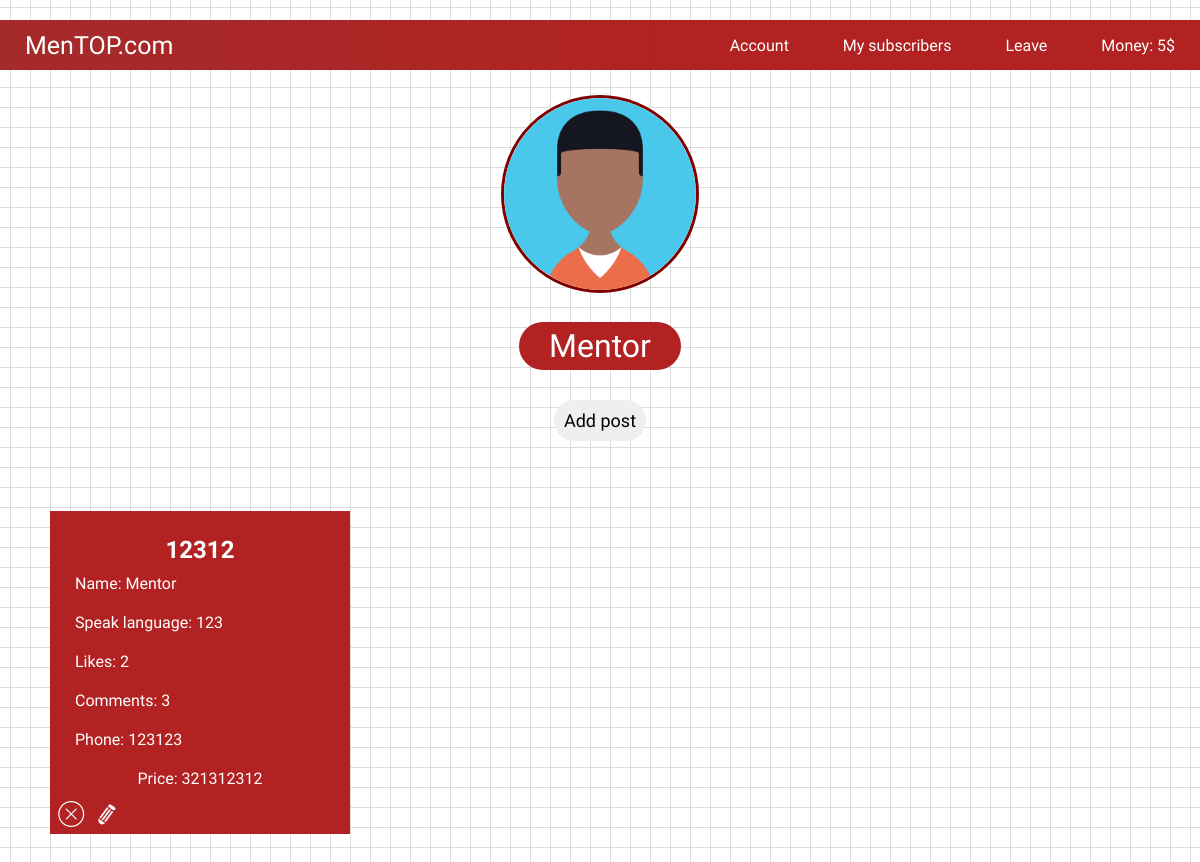
The page /mentors/account-mentor/ (signed in) on the database its author committed.
### users/models.py (models this page shows, shortened)
class User(AbstractUser):
    is_mentor = models.BooleanField(default=False)
    is_student = models.BooleanField(default=False)

class Course(models.Model):
    author = models.ForeignKey(User, on_delete=models.CASCADE, related_name='courses')
    title = models.CharField(max_length=255)
    language = models.CharField(max_length=255, blank=True, null=True)
    body = models.TextField(blank=True, db_index=True)
    price = models.CharField(max_length=255)
    phone_number = models.CharField(max_length=255, blank=True, null=True)
    likes = models.ManyToManyField(User, related_name='likes', blank=True)

### users/views.py (the view)
# urls.py: path('mentors/account-mentor/', MentorProfileView.as_view(), name='mentor_profile'),
@method_decorator([login_required, mentor_required], name='dispatch')
class MentorProfileView(ListView):
    model = Course
    context_object_name = 'courses'
    template_name = 'account-mentor.html'
    def get_queryset(self):
        return self.request.user.courses.all()

### users/templates/account-mentor.html (shortened to what this page needs)
<!doctype html>
{% load static %}
<html lang="ru">
<head>
    <link rel="stylesheet" href="{% static 'css/style-account.css' %}">
</head>
<body>
    <header id="teacher">
        <nav>
            <a href="{% url 'home' %}"><span id="mentop-com">MenTOP.com</span></a>
            <div id="nav-text-div">
                <a href="{% url 'mentor_profile' %}"><span>Account</span></a>
                <a href="{% url 'my_subscribers' %}"><span>My subscribers</span></a>
                <a href="{% url 'logout' %}"><span>Leave</span></a>
                <a href=""><span>Money: 5$</span></a>
            </div>
        </nav>
    </header>
    <section id="main-info-section">
        <div id="main-info">
            <a href=""><img src="{% static 'img/avatars/bogdan.png' %}"></a>
            <div id="back-nick"><p>{{ user }}</p></div>
            <div id="add-form">
                <button><a href="{% url 'course_add' %}">Add post</a></button>
            </div>
        </div>
    </section>
    <section id="early-subs">
        {% for course in courses %}
            <div>
                <a href="{% url 'course_detail' course.id %}">
                    <h1>{{ course.title }}</h1>
                    <p>Name: {{ course.author }}</p>
                    <p>Speak language: {{ course.body }}</p>
                    <p>Likes: {{ course.likes.count }}</p>
                    <p>Comments: {{ course.comments.count }}</p>
                    <p>Phone: {{ course.phone_number }}</p>
                    <center><p>Price: {{ course.price }}</p></center>
                </a>
                <a href="{% url 'course_delete'  course.id  %}"><img id="delete" src="{% static 'img/delete.png' %}"></a>
                <a href="{% url 'course_change'  course.id  %}"><img id="change" class="change-c" src="{% static 'img/change_1.png' %}"></a>
            </div>
        {% endfor %}
    </section>
</body>
</html>

### users/static/css/style-account.css (style rules this page uses)
* { margin:0; padding:0; }
html { user-select: none; }
span { background-image: linear-gradient(to right, #fff, #fff); background-position: 50% 100%; background-repeat: no-repeat; background-size: 0% 2px; transition: background-size 0.3s; }
a { text-decoration: none; }
body { font-family: 'Rajdhani', sans-serif; background: linear-gradient( #bbb, transparent 1px), linear-gradient( 90deg, #bbb, transparent 1px); background-size: 20px 20px; background-position: center center; }
header { width: 100%; background: linear-gradient(to right, #A52A2A, #B22222 60%); margin-top: 20px; min-width: 600px; }
nav { max-height: 50px; display: flex; align-items: center; box-sizing: border-box; justify-content: flex-end; justify-content: space-between; flex-direction: row; }
nav a { color: #fff; font-size: 100%; padding: 25px 25px; }
#mentop-com { font-size: 25px; }
#main-info-section { display: flex; align-items: center; box-sizing: border-box; justify-content: flex-start; flex-direction: row; }
#main-info { display: flex; align-items: center; box-sizing: border-box; justify-content: flex-start; flex-direction: column; width: 100%; }
#main-info p { font-size: 200%; color: #fff; }
#back-nick { background-color: #B22222; padding: 5px 30px; border-radius: 50px; }
img { width: 192px; height: 192px; margin: 25px; border: 3px solid #800000; border-radius: 100%; }
#change { width: 22px; height: 22px; border: none; margin: 0; margin-left: 5px; margin-bottom: 4.5px; cursor: pointer; }
#early-subs { margin-top: 40px; margin-bottom: 40px; display: grid; grid-template-columns: 1fr 1fr 1fr; grid-row-gap: 7em; }
#early-subs div { margin-left: auto; margin-right: auto; background: #B22222; width: 75%; height: 100%; }
#early-subs p { color: #fff; font-size: 100%; padding: 10px 25px; max-width: 320px; text-overflow: ellipsis; overflow: hidden; }
#early-subs h1 { text-align: center; max-width: 320px; color: #fff; text-overflow: ellipsis; overflow: hidden; padding-top: 25px; }
div { transition: .5s; }
#teacher { min-width: 680px; }
button { font-family: 'Rajdhani', sans-serif; font-size: 18px; padding: 2px 20px; border-radius: 30px; border: none; cursor: pointer; }
button { background-image: #D3D3D3; transform: scale(1); transition: .4s; }
#add-form { padding: 30px; }
#add-form button { padding: 10px; }
#add-form a { color: #000; }
#delete { border: none; width: 32px; height: 32px; margin: auto; margin-left: 5px; }

### rows shown on the page
User: username "Mentor"
Course: title "12312", author "Mentor", body "123", likes.count "2", comments.count "3", phone_number "123123", price "321312312"
